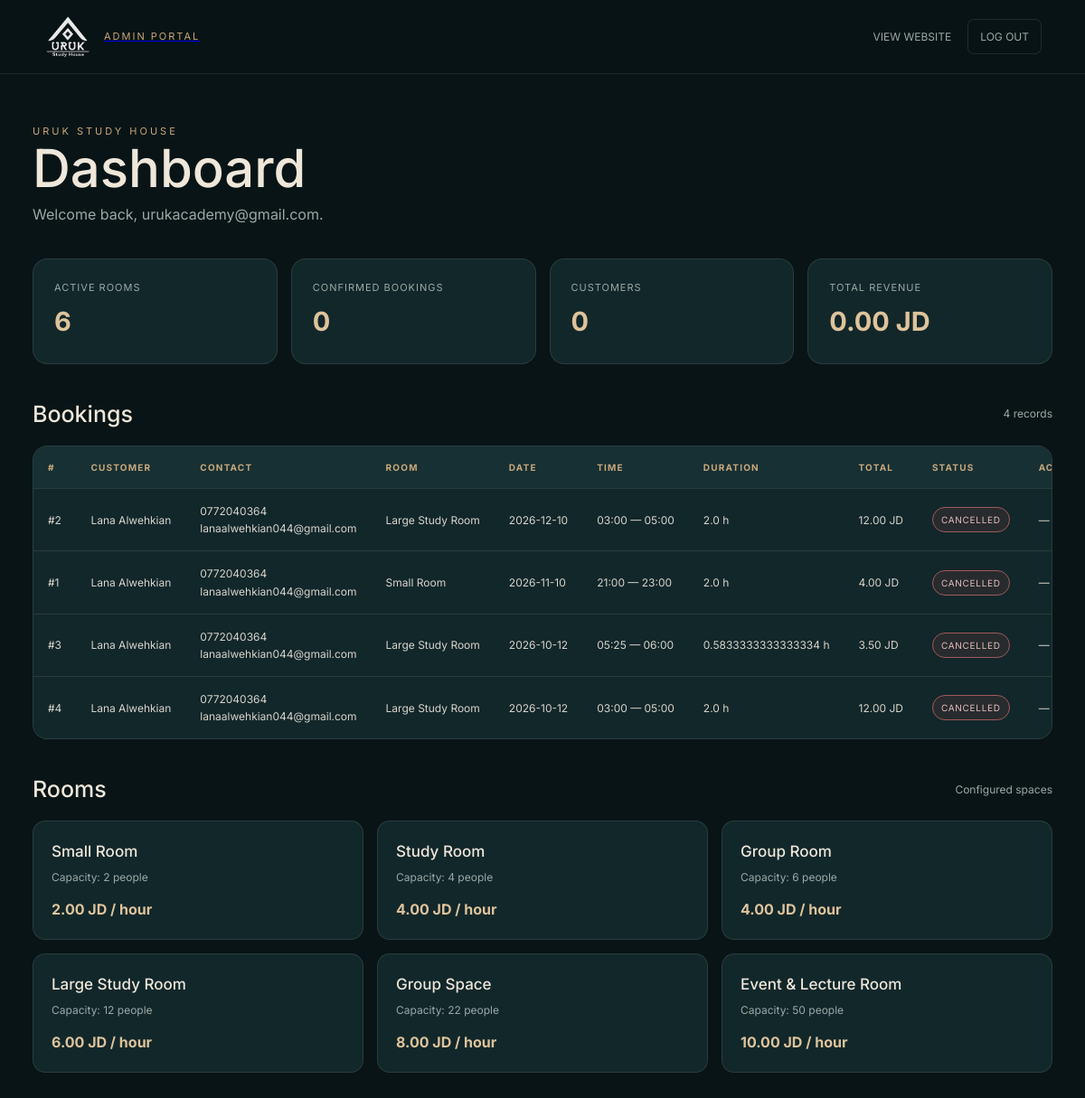
Screenshot of /admin (signed in) with the database file from the repository.
### tables this page shows
CREATE TABLE bookings (
            id INTEGER PRIMARY KEY AUTOINCREMENT,
            room_id INTEGER NOT NULL,
            customer_name TEXT NOT NULL,
            phone TEXT NOT NULL,
            email TEXT NOT NULL,
            booking_date TEXT NOT NULL,
            start_time TEXT NOT NULL,
            end_time TEXT NOT NULL,
            duration REAL NOT NULL,
            price_per_hour REAL NOT NULL,
            total_price REAL NOT NULL,
            status TEXT NOT NULL DEFAULT 'confirmed',
            created_at TIMESTAMP DEFAULT CURRENT_TIMESTAMP,
            FOREIGN KEY (room_id) REFERENCES rooms(id),
            CHECK (duration > 0),
            CHECK (price_per_hour >= 0),
            CHECK (total_price >= 0)
        );

CREATE TABLE rooms (
            id INTEGER PRIMARY KEY AUTOINCREMENT,
            name TEXT NOT NULL,
            description TEXT,
            capacity INTEGER NOT NULL,
            price_per_hour REAL NOT NULL,
            image TEXT,
            is_active INTEGER DEFAULT 1,
            created_at TIMESTAMP DEFAULT CURRENT_TIMESTAMP
        );

### app.py (the view)
@app.route("/admin")
@admin_required
def admin_dashboard():
    connection = get_db_connection()
    try:
        rooms = connection.execute("""
            SELECT id, name, capacity, price_per_hour, is_active
            FROM rooms ORDER BY id
        """).fetchall()
        bookings = connection.execute("""
            SELECT
                b.id, b.customer_name, b.phone, b.email,
                b.booking_date, b.start_time, b.end_time,
                b.duration, b.price_per_hour, b.total_price, b.status,
                r.name AS room_name
            FROM bookings b
            JOIN rooms r ON r.id = b.room_id
            ORDER BY b.booking_date DESC, b.start_time DESC, b.id DESC
        """).fetchall()
        stats = {
            "bookings": connection.execute("SELECT COUNT(*) FROM bookings WHERE status != 'cancelled'").fetchone()[0],
            "rooms": connection.execute("SELECT COUNT(*) FROM rooms WHERE is_active = 1").fetchone()[0],
            "revenue": connection.execute("SELECT COALESCE(SUM(total_price),0) FROM bookings WHERE status != 'cancelled'").fetchone()[0],
            "customers": connection.execute("SELECT COUNT(DISTINCT phone) FROM bookings WHERE status != 'cancelled'").fetchone()[0],
        }
    finally:
        connection.close()
    return render_template(
        "admin.html",
        bookings=bookings,
        rooms=rooms,
        stats=stats,
        admin_username=session.get("admin_username", "Admin")
    )

### app.py (called while the page is built)
def get_db_connection():
    connection = sqlite3.connect(DATABASE_PATH)
    connection.row_factory = sqlite3.Row
    return connection

def admin_required(view):
    @wraps(view)
    def wrapped(*args, **kwargs):
        if "admin_id" not in session:
            return redirect(url_for("admin_login"))
        return view(*args, **kwargs)
    return wrapped

### templates/admin.html (shortened to what this page needs)
<!DOCTYPE html>
<html lang="en">
<head>
</head><body>
<header class="nav"><a class="brand" href="/"><img src="{{ url_for('static', filename='images/uruk-logo.png') }}" alt="URUK"><span>ADMIN PORTAL</span></a><div class="nav-right"><a href="/">VIEW WEBSITE</a><a class="logout" href="/admin/logout">LOG OUT</a></div></header>
<main class="page"><div class="head"><div><div class="eyebrow">URUK STUDY HOUSE</div><h1>Dashboard</h1><p>Welcome back, {{ admin_username }}.</p></div></div>
<section class="stats"><div class="stat"><span>Active Rooms</span><strong>{{ stats.rooms }}</strong></div><div class="stat"><span>Confirmed Bookings</span><strong>{{ stats.bookings }}</strong></div><div class="stat"><span>Customers</span><strong>{{ stats.customers }}</strong></div><div class="stat"><span>Total Revenue</span><strong>{{ '%.2f'|format(stats.revenue) }} JD</strong></div></section>
<div class="section-title"><h2>Bookings</h2><span>{{ bookings|length }} records</span></div>
<div class="table-wrap"><table class="table"><thead><tr><th>#</th><th>Customer</th><th>Contact</th><th>Room</th><th>Date</th><th>Time</th><th>Duration</th><th>Total</th><th>Status</th><th>Action</th></tr></thead><tbody>{% for b in bookings %}<tr><td>#{{ b.id }}</td><td>{{ b.customer_name }}</td><td>{{ b.phone }}<br>{{ b.email }}</td><td>{{ b.room_name }}</td><td>{{ b.booking_date }}</td><td>{{ b.start_time }} — {{ b.end_time }}</td><td>{{ b.duration }} h</td><td>{{ '%.2f'|format(b.total_price) }} JD</td><td><span class="status {{ b.status }}">{{ b.status }}</span></td><td>{% if b.status != 'cancelled' %}<form method="post" action="{{ url_for('cancel_booking', booking_id=b.id) }}"><button class="cancel" type="submit">CANCEL</button></form>{% else %}—{% endif %}</td></tr>{% else %}<tr><td class="empty" colspan="10">No bookings yet.</td></tr>{% endfor %}</tbody></table></div>
<div class="section-title"><h2>Rooms</h2><span>Configured spaces</span></div><section class="rooms">{% for room in rooms %}<article class="room"><h3>{{ room.name }}</h3><p>Capacity: {{ room.capacity }} people</p><strong>{{ '%.2f'|format(room.price_per_hour) }} JD / hour</strong></article>{% endfor %}</section>
</main></body></html>

### templates/admin.html (style rules this page uses)
:root { --bg:#091416;--bg2:#0d1d20;--panel:#12272a;--panel2:#173034;--cream:#eee7da;--muted:#9ba9a5;--gold:#c7a77a;--gold2:#dec39b;--green:#70836f;--red:#a05a5a;--line:rgba(238,231,218,.11) }
* { box-sizing:border-box;margin:0;padding:0 }
body { background:var(--bg);color:var(--cream);font-family:Inter,Arial,sans-serif;line-height:1.6 }
.nav { height:82px;border-bottom:1px solid var(--line);display:flex;align-items:center;justify-content:space-between;padding:0 4%;background:rgba(9,20,22,.95);position:sticky;top:0;z-index:10;backdrop-filter:blur(12px) }
.brand { display:flex;align-items:center;gap:13px }
.brand img { width:54px;height:54px;object-fit:contain }
.brand span { font-size:11px;letter-spacing:2px;color:var(--gold) }
.nav-right { display:flex;gap:18px;align-items:center }
.nav-right a { color:var(--muted);font-size:12px;text-decoration:none }
.logout { padding:9px 13px;border:1px solid var(--line);border-radius:7px }
.page { width:min(1400px,94%);margin:auto;padding:55px 0 80px }
.eyebrow { font-size:11px;letter-spacing:3px;color:var(--gold);text-transform:uppercase }
.head { display:flex;justify-content:space-between;gap:20px;align-items:end;margin-bottom:35px }
.head h1 { font-size:clamp(38px,5vw,58px);font-weight:500;line-height:1.1 }
.head p { color:var(--muted);margin-top:7px }
.stats { display:grid;grid-template-columns:repeat(4,1fr);gap:15px;margin-bottom:30px }
.stat { background:var(--panel);border:1px solid var(--line);border-radius:16px;padding:23px }
.stat span { display:block;color:var(--muted);font-size:11px;letter-spacing:1px;text-transform:uppercase }
.stat strong { display:block;color:var(--gold2);font-size:29px;margin-top:5px }
.section-title { display:flex;justify-content:space-between;align-items:center;margin:35px 0 15px }
.section-title h2 { font-size:25px;font-weight:500 }
.section-title span { color:var(--muted);font-size:12px }
.table-wrap { background:var(--panel);border:1px solid var(--line);border-radius:16px;overflow:auto }
.table { width:100%;border-collapse:collapse;min-width:1050px }
.table th,.table td { padding:15px 16px;text-align:left;border-bottom:1px solid var(--line);font-size:12px;white-space:nowrap }
.table th { color:var(--gold);font-size:10px;letter-spacing:1.2px;text-transform:uppercase;background:var(--panel2) }
.table td { color:#d8d4ca }
.table tr:last-child td { border-bottom:0 }
.status { display:inline-block;padding:5px 9px;border-radius:20px;font-size:10px;text-transform:uppercase;letter-spacing:.7px }
.cancelled { background:rgba(160,70,70,.15);color:#e5bcbc;border:1px solid var(--red) }
.rooms { display:grid;grid-template-columns:repeat(3,1fr);gap:15px }
.room { background:var(--panel);border:1px solid var(--line);border-radius:14px;padding:20px }
.room h3 { font-size:17px;font-weight:500 }
.room p { color:var(--muted);font-size:12px;margin-top:4px }
.room strong { display:block;color:var(--gold2);margin-top:14px }

### rows the page displays
bookings: id "2", customer_name "Lana Alwehkian", phone "0772040364", email "lanaalwehkian044@gmail.com", room_name "Large Study Room", booking_date "2026-12-10", start_time "03:00", end_time "05:00", duration "2.0", total_price "12.00", status "CANCELLED"
bookings: id "1", customer_name "Lana Alwehkian", phone "0772040364", email "lanaalwehkian044@gmail.com", room_name "Small Room", booking_date "2026-11-10", start_time "21:00", end_time "23:00", duration "2.0", total_price "4.00", status "CANCELLED"
bookings: id "3", customer_name "Lana Alwehkian", phone "0772040364", email "lanaalwehkian044@gmail.com", room_name "Large Study Room", booking_date "2026-10-12", start_time "05:25", end_time "06:00", duration "0.5833333333333334", total_price "3.50", status "CANCELLED"
bookings: id "4", customer_name "Lana Alwehkian", phone "0772040364", email "lanaalwehkian044@gmail.com", room_name "Large Study Room", booking_date "2026-10-12", start_time "03:00", end_time "05:00", duration "2.0", total_price "12.00", status "CANCELLED"
rooms: name "Small Room", capacity "2", price_per_hour "2.00"
rooms: name "Study Room", capacity "4", price_per_hour "4.00"
rooms: name "Group Room", capacity "6", price_per_hour "4.00"
rooms: name "Large Study Room", capacity "12", price_per_hour "6.00"
rooms: name "Group Space", capacity "22", price_per_hour "8.00"
rooms: name "Event & Lecture Room", capacity "50", price_per_hour "10.00"

### other values shown
{{ admin_username }} "urukacademy@gmail.com"
{{ stats.rooms }} "6"
{{ stats.bookings }} "0"
{{ stats.customers }} "0"
{{ '%.2f'|format(stats.revenue) }} "0.00"
{{ bookings|length }} "4"
